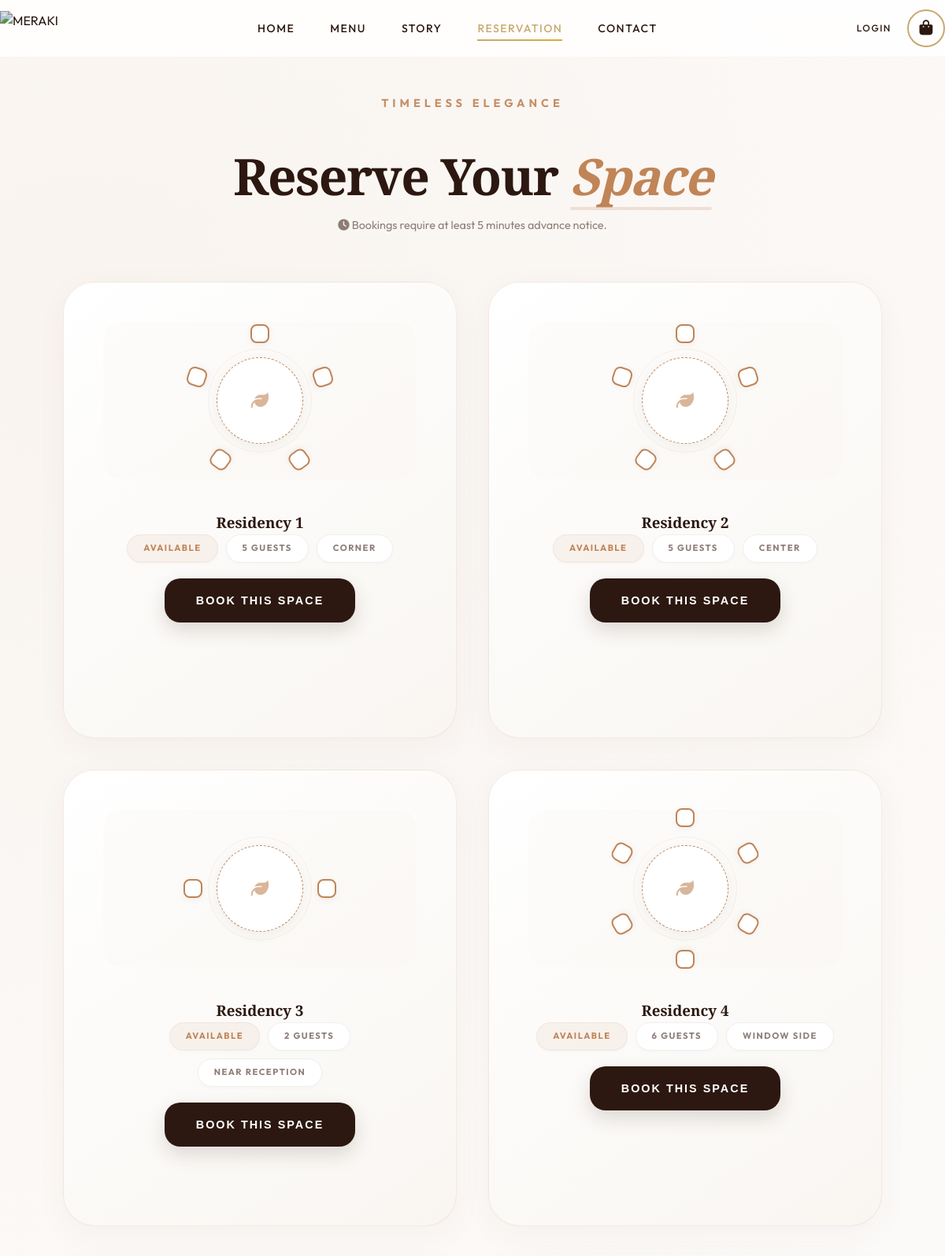
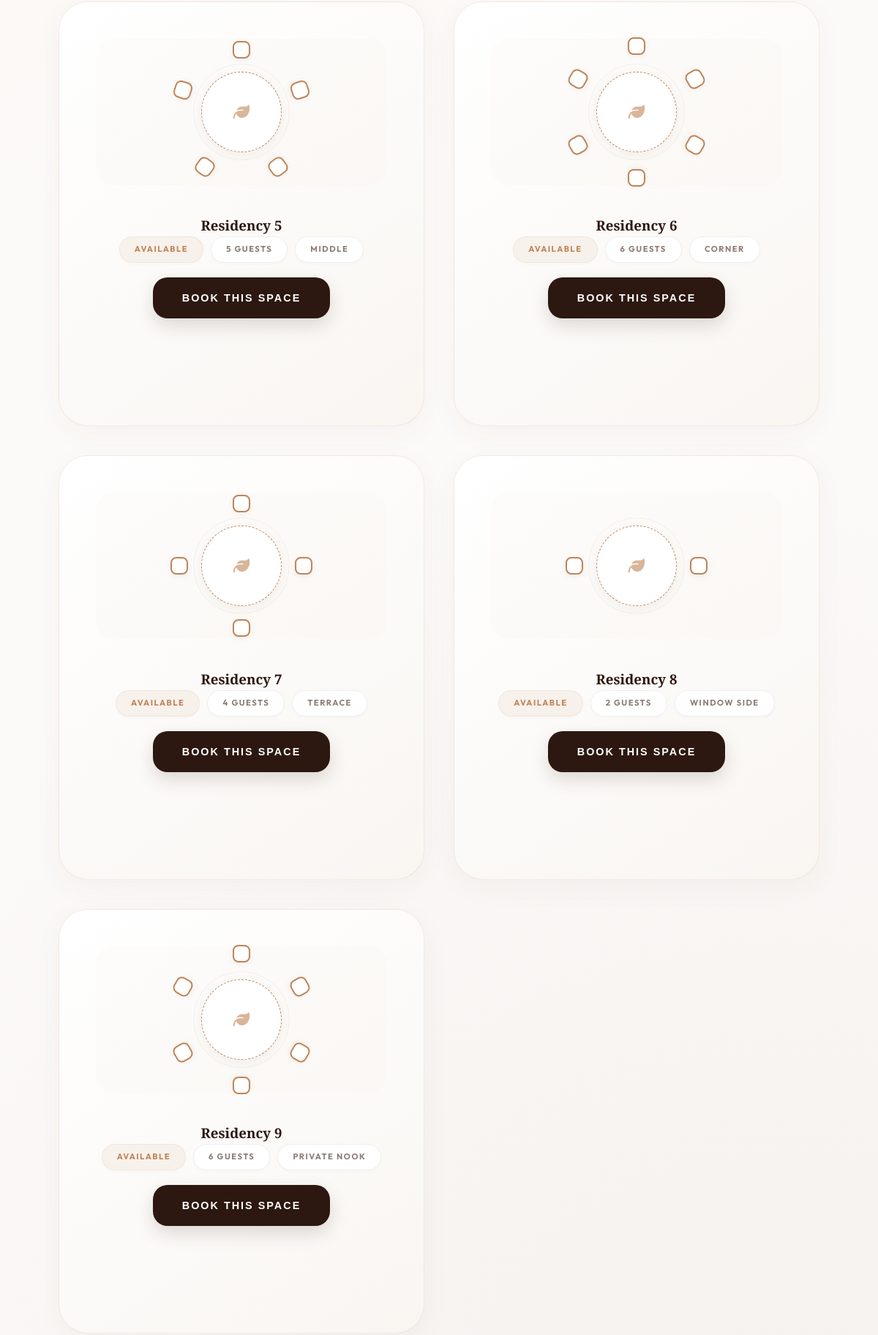
Page /table.php (upper part) on the committed database (2 pictures, top to bottom).
### tables this page shows
CREATE TABLE `tables` (
  `id` int(11) NOT NULL,
  `table_number` varchar(20) NOT NULL,
  `capacity` int(11) NOT NULL,
  `location` varchar(100) NOT NULL,
  `status` varchar(20) NOT NULL DEFAULT 'Available',
  `reserved_at` timestamp NULL DEFAULT NULL
);

### table.php (the view, shortened to what the rows shown need)
<?php
include 'db_connect.php';
$extraCss = '
<link rel="stylesheet" href="https://cdnjs.cloudflare.com/ajax/libs/animate.css/4.1.1/animate.min.css"/>
<style>
    :root {
        --bg-light: #fcfaf8;
        --accent-gold: #c08457;
        --accent-brown: #4a342e;
        --glass-bg: rgba(255, 255, 255, 0.9);
        --glass-border: rgba(192, 132, 87, 0.15);
        --card-bg: linear-gradient(145deg, #ffffff, #f9f6f2);
        --text-main: #2c1810;
        --text-muted: #8d7d77;
        --transition: all 0.5s cubic-bezier(0.4, 0, 0.2, 1);
    }
    body {
        background-color: var(--bg-light);
        color: var(--text-main);
        font-family: "Outfit", sans-serif;
        background-image:
            radial-gradient(circle at 10% 10%, rgba(192, 132, 87, 0.05) 0%, transparent 40%),
            radial-gradient(circle at 90% 90%, rgba(93, 64, 55, 0.05) 0%, transparent 40%);
        background-attachment: fixed;
    }
    .hero-section {
        padding: 120px 0 60px;
        text-align: center;
        position: relative;
    }
    .section-title {
        font-family: "Playfair Display", serif;
        font-size: 4rem;
        font-weight: 800;
        margin-bottom: 20px;
        letter-spacing: -1.5px;
        color: var(--text-main);
    }
    .section-title span {
        font-style: italic;
        color: var(--accent-gold);
        position: relative;
        display: inline-block;
    }
    .section-title span::after {
        content: "";
        position: absolute;
        bottom: 8px;
        left: 0;
        width: 100%;
        height: 4px;
        background: var(--accent-gold);
        opacity: 0.2;
        border-radius: 2px;
    }
    .subtitle {
        color: var(--accent-gold);
        font-size: 0.9rem;
        letter-spacing: 5px;
        text-transform: uppercase;
        margin-bottom: 30px;
        font-weight: 700;
        opacity: 0.9;
    }
    .table-grid {
        display: grid;
        grid-template-columns: repeat(auto-fit, minmax(380px, 1fr));
        gap: 40px;
        max-width: 1400px;
        margin: 0 auto;
        padding: 0 40px 120px;
    }
    .table-card {
        background: var(--card-bg);
        backdrop-filter: blur(10px);
        -webkit-backdrop-filter: blur(10px);
        border: 1px solid var(--glass-border);
        border-radius: 40px;
        padding: 50px;
        display: flex;
        flex-direction: column;
        transition: var(--transition);
        position: relative;
        overflow: hidden;
        min-height: 580px;
        box-shadow:
            0 10px 40px rgba(74, 52, 46, 0.04),
            0 2px 4px rgba(192, 132, 87, 0.02);
    }
    .table-card::before {
        content: "";
        position: absolute;
        top: 0;
        left: 0;
        right: 0;
        height: 6px;
        background: linear-gradient(90deg, transparent, var(--accent-gold), transparent);
        opacity: 0;
        transition: var(--transition);
    }
    .table-card:hover {
        transform: translateY(-12px);
        border-color: rgba(192, 132, 87, 0.4);
        box-shadow:
            0 40px 80px rgba(74, 52, 46, 0.08),
            0 10px 20px rgba(192, 132, 87, 0.05);
    }
    .table-card:hover::before {
        opacity: 1;
    }
    /* Architectural Table Visual */
    .table-visual-v2 {
        height: 200px;
        display: flex;
        align-items: center;
        justify-content: center;
        margin-bottom: 40px;
        position: relative;
        background: rgba(192, 132, 87, 0.02);
        border-radius: 24px;
    }
    .blueprint-circle {
        width: 110px;
        height: 110px;
        border: 1px dashed var(--accent-gold);
        border-radius: 50%;
        position: relative;
        display: flex;
        align-items: center;
        justify-content: center;
        background: #fff;
        z-index: 2;
        box-shadow: 0 4px 15px rgba(0,0,0,0.05);
    }
    .blueprint-circle::after {
        content: "";
        position: absolute;
        width: 130px;
        height: 130px;
        border: 1px solid rgba(192, 132, 87, 0.1);
        border-radius: 50%;
    }
    .chair-v2 {
        width: 24px;
        height: 24px;
        background: #fff;
        border: 2px solid var(--accent-gold);
        border-radius: 8px;
        position: absolute;
        z-index: 1;
        transition: var(--transition);
        box-shadow: 0 2px 8px rgba(0,0,0,0.06);
    }
    /* Seats Positioning (Updated for larger icons) */
    .seats-2 .chair-v2:nth-child(2) { transform: translate(-85px, 0); }
    .seats-2 .chair-v2:nth-child(3) { transform: translate(85px, 0); }
    .seats-4 .chair-v2:nth-child(2) { transform: translate(0, -85px); }
    .seats-4 .chair-v2:nth-child(3) { transform: translate(85px, 0); }
    .seats-4 .chair-v2:nth-child(4) { transform: translate(0, 85px); }
    .seats-4 .chair-v2:nth-child(5) { transform: translate(-85px, 0); }
    /* Higher Seat Counts ... */
    .seats-5 .chair-v2:nth-child(2) { transform: translate(0, -85px); }
    .seats-5 .chair-v2:nth-child(3) { transform: translate(80px, -30px) rotate(72deg); }
    .seats-5 .chair-v2:nth-child(4) { transform: translate(50px, 75px) rotate(144deg); }
    .seats-5 .chair-v2:nth-child(5) { transform: translate(-50px, 75px) rotate(216deg); }
    .seats-5 .chair-v2:nth-child(6) { transform: translate(-80px, -30px) rotate(288deg); }
    .seats-6 .chair-v2:nth-child(2) { transform: translate(0, -90px); }
    .seats-6 .chair-v2:nth-child(3) { transform: translate(80px, -45px) rotate(60deg); }
    .seats-6 .chair-v2:nth-child(4) { transform: translate(80px, 45px) rotate(120deg); }
    .seats-6 .chair-v2:nth-child(5) { transform: translate(0, 90px) rotate(180deg); }
    .seats-6 .chair-v2:nth-child(6) { transform: translate(-80px, 45px) rotate(240deg); }
    .seats-6 .chair-v2:nth-child(7) { transform: translate(-80px, -45px) rotate(300deg); }
    .table-info h3 {
        font-family: "Playfair Display", serif;
        font-size: 2rem;
        font-weight: 700;
        margin-bottom: 20px;
        letter-spacing: 0.5px;
        color: var(--text-main);
    }
    .tag-container {
        display: flex;
        gap: 10px;
        justify-content: center;
        margin-bottom: 40px;
        flex-wrap: wrap;
    }
    .tag {
        font-size: 0.7rem;
        text-transform: uppercase;
        letter-spacing: 1.5px;
        padding: 8px 20px;
        border-radius: 100px;
        background: #fff;
        border: 1px solid #efefef;
        color: var(--text-muted);
        font-weight: 700;
        box-shadow: 0 2px 4px rgba(0,0,0,0.02);
    }
    .tag.highlight {
        background: rgba(192, 132, 87, 0.08);
        border-color: rgba(192, 132, 87, 0.1);
        color: var(--accent-gold);
    }
    .action-button {
        background: var(--text-main);
        color: #fff;
        border: none;
        padding: 20px 40px;
        border-radius: 20px;
        font-weight: 700;
        font-size: 0.9rem;
        cursor: pointer;
        transition: var(--transition);
        margin-top: auto;
        text-transform: uppercase;
        letter-spacing: 2px;
        box-shadow: 0 10px 25px rgba(44, 24, 16, 0.15);
        position: relative;
        overflow: hidden;
    }
    .action-button::before {
        content: "";
        position: absolute;
        top: 0;
        left: -100%;
        width: 100%;
        height: 100%;
        background: linear-gradient(90deg, transparent, rgba(255,255,255,0.1), transparent);
        transition: 0.5s;
    }
    .action-button:hover {
        background: var(--accent-brown);
        transform: translateY(-3px);
        box-shadow: 0 15px 35px rgba(44, 24, 16, 0.25);
    }
    .action-button:hover::before {
        left: 100%;
    }
    /* Form Styles */
    .glass-form {
        display: none;
        text-align: left;
    }
    .glass-form.active {
        display: block;
        animation: fadeIn 0.6s cubic-bezier(0.4, 0, 0.2, 1);
    }
    .input-row {
        display: grid;
        grid-template-columns: 1fr 1fr;
        gap: 20px;
        margin-bottom: 20px;
    }
    .input-group label {
        display: block;
        font-size: 0.75rem;
        color: var(--accent-gold);
        margin-bottom: 10px;
        text-transform: uppercase;
        letter-spacing: 1.5px;
        font-weight: 700;
    }
    .input-group input, .input-group select {
        width: 100%;
        background: #fff;
        border: 1px solid #eee;
        border-radius: 16px;
        padding: 16px 20px;
        color: var(--text-main);
        font-family: inherit;
        transition: var(--transition);
        font-weight: 500;
    }
    .input-group input:focus {
        border-color: var(--accent-gold);
        outline: none;
        box-shadow: 0 0 0 4px rgba(192, 132, 87, 0.08);
    }
    .confirm-booking {
        width: 100%;
        background: var(--text-main);
        color: #fff;
        border: none;
        padding: 18px;
        border-radius: 16px;
        font-weight: 700;
        margin-top: 30px;
        cursor: pointer;
        transition: var(--transition);
        text-transform: uppercase;
        letter-spacing: 2px;
    }
    .confirm-booking:hover {
        background: var(--accent-gold);
        transform: translateY(-2px);
    }
    .dismiss-button {
        width: 100%;
        background: transparent;
        color: var(--text-muted);
        border: none;
        padding: 15px;
        font-size: 0.85rem;
        margin-top: 10px;
        cursor: pointer;
        text-decoration: underline;
        font-weight: 600;
    }
    /* Alerts */
    .alert-premium {
        max-width: 700px;
        margin: 0 auto 60px;
        padding: 30px;
        border-radius: 24px;
        text-align: center;
        background: #fff;
        border: 1px solid rgba(192, 132, 87, 0.1);
        box-shadow: 0 15px 45px rgba(0,0,0,0.05);
    }
    .alert-premium.success { border-left: 6px solid #43a047; color: #1b5e20; }
    .alert-premium.error { border-left: 6px solid #e53935; color: #b71c1c; }
    /* Slider Styles */
    .duration-slider-container {
        background: #fff;
        border: 1px solid #f0f0f0;
        border-radius: 24px;
        padding: 25px;
        margin-top: 20px;
        box-shadow: 0 5px 15px rgba(0,0,0,0.02);
    }
    .slider-header {
        display: flex;
        justify-content: space-between;
        align-items: center;
        margin-bottom: 25px;
    }
    .slider-value-display .time {
        display: block;
        font-size: 1.6rem;
        font-weight: 800;
        color: var(--text-main);
    }
    .slider-value-display .price {
        display: block;
        font-size: 1rem;
        color: var(--accent-gold);
        font-weight: 700;
    }
    .custom-slider {
        -webkit-appearance: none;
        width: 100%;
        height: 6px;
        border-radius: 10px;
        background: #f0f0f0;
        outline: none;
        margin: 25px 0;
    }
    .custom-slider::-webkit-slider-thumb {
        -webkit-appearance: none;
        width: 28px;
        height: 28px;
        border-radius: 50%;
        background: var(--accent-gold);
        cursor: pointer;
        border: 5px solid #fff;
        box-shadow: 0 4px 12px rgba(192, 132, 87, 0.3);
        transition: var(--transition);
    }
    .custom-slider::-webkit-slider-thumb:hover {
        transform: scale(1.15);
        background: var(--accent-brown);
    }
    .slider-labels {
        display: flex;
        justify-content: space-between;
        font-size: 0.75rem;
        color: var(--text-muted);
        text-transform: uppercase;
        letter-spacing: 1px;
        font-weight: 700;
    }
    @keyframes fadeIn {
        from { opacity: 0; transform: translateY(10px); }
        }
    }
    /* RESERVED SLOTS STYLING */
    .reserved-slots {
        margin-top: 15px;
        font-size: 0.75rem;
        background: #fff;
        border-radius: 12px;
        padding: 10px;
        border: 1px solid #eee;
    }
    .slot-badge {
        display: inline-block;
        padding: 2px 8px;
        background: rgba(185, 28, 28, 0.05);
        color: #b91c1c;
        border-radius: 4px;
        margin: 2px;
        font-weight: 600;
    }
    /* FLOATING INSTAGRAM BUTTON */
    .floating-insta {
        position: fixed;
        bottom: 40px;
        right: 40px;
        width: 60px;
        height: 60px;
        background: var(--text-main);
        color: #fff;
        border-radius: 50%;
        display: flex;
        align-items: center;
        justify-content: center;
        font-size: 1.5rem;
        box-shadow: 0 10px 30px rgba(0,0,0,0.15);
        z-index: 1000;
        transition: var(--transition);
        border: 1px solid var(--accent-gold);
    }
    .floating-insta:hover {
        transform: scale(1.1) rotate(15deg);
        background: var(--accent-gold);
        box-shadow: 0 15px 40px rgba(145, 107, 66, 0.3);
    }
    .insta-hero-link {
        display: inline-flex;
        align-items: center;
        gap: 8px;
        margin-top: 15px;
        padding: 10px 20px;
        background: #fff;
        border: 1px solid var(--glass-border);
        border-radius: 100px;
        color: var(--text-main);
        font-size: 0.8rem;
        font-weight: 700;
        text-transform: uppercase;
        letter-spacing: 1px;
        transition: var(--transition);
        box-shadow: 0 4px 12px rgba(0,0,0,0.03);
    }
    .insta-hero-link:hover {
        background: var(--bg-light);
        border-color: var(--accent-gold);
        color: var(--accent-gold);
        transform: translateY(-2px);
    }
</style>';
include 'header.php';
?>
<div class="hero-section">
    <div class="container text-center">
        <h1 class="section-title animate__animated animate__fadeInUp">Reserve Your <span>Space</span></h1>
    </div>
</div>
<div class="container">
    <div class="table-grid">
        <?php
        $sql = "SELECT t.*,
                       (SELECT COUNT(*) FROM table_locks l WHERE l.table_id = t.id AND l.expires_at > NOW() AND l.session_id != '" . session_id() . "') as is_locked
                FROM tables t
                ORDER BY t.id ASC";
        $result = $conn->query($sql);
        if ($result && $result->num_rows > 0) {
            while ($table = $result->fetch_assoc()) {
                $capacity = (int) $table['capacity'];
                $tableId = $table['id'];
                $tableName = "Residency " . $table['table_number'];
                $location = $table['location'];
                $status = $table['status'];
                $isLocked = (int)$table['is_locked'] > 0;
                $seatClass = "seats-" . $capacity;
                ?>
                <div class="table-card animate__animated animate__fadeIn"
                    style="animation-delay: <?php echo $tableId * 0.1; ?>s">
                    <div class="card-content-main" id="main-<?php echo $tableId; ?>">
                        <div class="table-visual-v2 <?php echo $seatClass; ?>">
                            <div class="blueprint-circle">
                                <i class="fas fa-leaf" style="color: var(--accent-gold); opacity: 0.6; font-size: 1.4rem;"></i>
                            </div>
                            <?php for ($i = 0; $i < $capacity; $i++): ?>
                                <div class="chair-v2"></div>
                            <?php endfor; ?>
                        </div>
                        <div class="text-center">
                            <h3><?php echo $tableName; ?></h3>
                            <div class="tag-container" style="margin-bottom: 20px;">
                                <span class="tag highlight"><?php echo $status; ?></span>
                                <span class="tag"><?php echo $capacity; ?> Guests</span>
                                <span class="tag"><?php echo $location; ?></span>
                            </div>
                             <button class="action-button" <?php echo $isLocked ? 'disabled style="background:#888; cursor:not-allowed;"' : ''; ?> onclick="handleBookingClick(<?php echo $tableId; ?>)">
                                <?php echo $isLocked ? 'Currently Held' : 'Book This Space'; ?>
                             </button>
                        </div>
                    </div>
                </div>
                <?php
            }
        }
        ?>
    </div>
</div>
<?php include 'footer.php'; ?>

### rows in the picture
tables: table_number "Residency 1", status "AVAILABLE", capacity "5", location "CORNER"
tables: table_number "Residency 2", status "AVAILABLE", capacity "5", location "CENTER"
tables: table_number "Residency 3", status "AVAILABLE", capacity "2", location "NEAR RECEPTION"
tables: table_number "Residency 4", status "AVAILABLE", capacity "6", location "WINDOW SIDE"
tables: table_number "Residency 5", status "AVAILABLE", capacity "5", location "MIDDLE"
tables: table_number "Residency 6", status "AVAILABLE", capacity "6", location "CORNER"
tables: table_number "Residency 7", status "AVAILABLE", capacity "4", location "TERRACE"
tables: table_number "Residency 8", status "AVAILABLE", capacity "2", location "WINDOW SIDE"
tables: table_number "Residency 9", status "AVAILABLE", capacity "6", location "PRIVATE NOOK"
